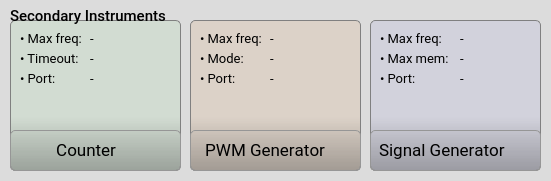
   <widget class="QGroupBox" name="groupBox_instr2">
    <property name="geometry">
     <rect>
      <x>240</x>
      <y>360</y>
      <width>551</width>
      <height>181</height>
     </rect>
    </property>
    <property name="sizePolicy">
     <sizepolicy hsizetype="Preferred" vsizetype="Expanding">
      <horstretch>0</horstretch>
      <verstretch>0</verstretch>
     </sizepolicy>
    </property>
    <property name="font">
     <font>
      <family>Roboto Medium</family>
      <pointsize>11</pointsize>
      <weight>50</weight>
      <italic>false</italic>
      <bold>false</bold>
      <kerning>true</kerning>
     </font>
    </property>
    <property name="styleSheet">
     <string notr="true">QGroupBox {background-color: rgb(220,220,220);border: 0px; border-radius: 5px;  margin-top: 0.5em;}; 
QGroupBox::title {subcontrol-origin: margin;left: 10px;padding: 0 3px 0 3px;}</string>
    </property>
    <property name="title">
     <string/>
    </property>
    <widget class="QGroupBox" name="groupBox_pwm">
     <property name="geometry">
      <rect>
       <x>190</x>
       <y>20</y>
       <width>171</width>
       <height>151</height>
      </rect>
     </property>
     <property name="font">
      <font>
       <family>Roboto</family>
       <pointsize>11</pointsize>
       <weight>50</weight>
       <italic>false</italic>
       <bold>false</bold>
       <kerning>true</kerning>
      </font>
     </property>
     <property name="styleSheet">
      <string notr="true">QGroupBox {
	background: qlineargradient(x1:0, y1:0, x2:0, y2:2, stop:0  rgb(220,200,180, 0.5), stop:0.32 rgb(220,200,180, 0.5), stop:1  rgb(0,0,0,1.0));
	border: 1px solid gray; border-radius: 5px;  margin-top: 0.5em;
}; 
QGroupBox::title {subcontrol-origin: margin;left: 10px;padding: 0 3px 0 3px;}
</string>
     </property>
     <property name="title">
      <string/>
     </property>
     <widget class="QPushButton" name="pushButton_pwm">
      <property name="geometry">
       <rect>
        <x>0</x>
        <y>110</y>
        <width>171</width>
        <height>41</height>
       </rect>
      </property>
      <property name="font">
       <font>
        <family>Roboto</family>
        <pointsize>13</pointsize>
        <weight>50</weight>
        <bold>false</bold>
        <kerning>false</kerning>
       </font>
      </property>
      <property name="styleSheet">
       <string notr="true">QPushButton {    
    padding: 0.2em 0.2em 0.3em 0.2em;
    border: 1px solid rgb(150, 150, 150);
	border-radius: 5px;
    background: qlineargradient(x1:0, y1:0, x2:0, y2:2,
                                  stop:0 #FFFFFF, stop:0.1 #FFFFFF, stop:1  #7B7B7B);
    color: black;
    text-align:left;
	padding-left:10px
}

QPushButton:hover:!pressed
{
	border: 1px solid rgb(150, 150, 150);
	border-radius: 5px;
 	background: #FFFFFF;
	color:#2f836a;
}

QPushButton:pressed
{
	border: 2px solid rgb(150, 150, 150);
	border-radius: 5px;
 	background: #AAAAAA;
	color:white;
}</string>
      </property>
      <property name="text">
       <string> PWM Generator</string>
      </property>
      <property name="icon">
       <iconset resource="../../resources/resources.qrc">
        <normaloff>:/main/img/pwm.png</normaloff>:/main/img/pwm.png</iconset>
      </property>
      <property name="iconSize">
       <size>
        <width>21</width>
        <height>21</height>
       </size>
      </property>
     </widget>
     <widget class="QLabel" name="label_19">
      <property name="geometry">
       <rect>
        <x>10</x>
        <y>10</y>
        <width>71</width>
        <height>16</height>
       </rect>
      </property>
      <property name="font">
       <font>
        <family>Roboto</family>
        <pointsize>10</pointsize>
        <weight>50</weight>
        <italic>false</italic>
        <bold>false</bold>
        <kerning>true</kerning>
       </font>
      </property>
      <property name="text">
       <string>• Max freq:</string>
      </property>
      <property name="textFormat">
       <enum>Qt::AutoText</enum>
      </property>
     </widget>
     <widget class="QLabel" name="label_35">
      <property name="geometry">
       <rect>
        <x>10</x>
        <y>50</y>
        <width>71</width>
        <height>16</height>
       </rect>
      </property>
      <property name="font">
       <font>
        <family>Roboto</family>
        <pointsize>10</pointsize>
        <weight>50</weight>
        <italic>false</italic>
        <bold>false</bold>
        <kerning>true</kerning>
       </font>
      </property>
      <property name="text">
       <string>• Port:</string>
      </property>
      <property name="textFormat">
       <enum>Qt::AutoText</enum>
      </property>
     </widget>
     <widget class="QLabel" name="label_pwm_pins">
      <property name="geometry">
       <rect>
        <x>80</x>
        <y>50</y>
        <width>81</width>
        <height>16</height>
       </rect>
      </property>
      <property name="font">
       <font>
        <family>Roboto</family>
        <pointsize>10</pointsize>
        <weight>50</weight>
        <italic>false</italic>
        <bold>false</bold>
        <kerning>true</kerning>
       </font>
      </property>
      <property name="text">
       <string>-</string>
      </property>
      <property name="textFormat">
       <enum>Qt::AutoText</enum>
      </property>
     </widget>
     <widget class="QLabel" name="label_pwm_freq">
      <property name="geometry">
       <rect>
        <x>80</x>
        <y>10</y>
        <width>81</width>
        <height>16</height>
       </rect>
      </property>
      <property name="font">
       <font>
        <family>Roboto</family>
        <pointsize>10</pointsize>
        <weight>50</weight>
        <italic>false</italic>
        <bold>false</bold>
        <kerning>true</kerning>
       </font>
      </property>
      <property name="text">
       <string>-</string>
      </property>
      <property name="textFormat">
       <enum>Qt::AutoText</enum>
      </property>
     </widget>
     <widget class="QLabel" name="label_pwm_mode">
      <property name="geometry">
       <rect>
        <x>80</x>
        <y>30</y>
        <width>81</width>
        <height>16</height>
       </rect>
      </property>
      <property name="font">
       <font>
        <family>Roboto</family>
        <pointsize>10</pointsize>
        <weight>50</weight>
        <italic>false</italic>
        <bold>false</bold>
        <kerning>true</kerning>
       </font>
      </property>
      <property name="text">
       <string>-</string>
      </property>
      <property name="textFormat">
       <enum>Qt::AutoText</enum>
      </property>
     </widget>
     <widget class="QLabel" name="label_33">
      <property name="geometry">
       <rect>
        <x>10</x>
        <y>30</y>
        <width>71</width>
        <height>16</height>
       </rect>
      </property>
      <property name="font">
       <font>
        <family>Roboto</family>
        <pointsize>10</pointsize>
        <weight>50</weight>
        <italic>false</italic>
        <bold>false</bold>
        <kerning>true</kerning>
       </font>
      </property>
      <property name="text">
       <string>• Mode:</string>
      </property>
      <property name="textFormat">
       <enum>Qt::AutoText</enum>
      </property>
     </widget>
    </widget>
    <widget class="QGroupBox" name="groupBox_sgen">
     <property name="geometry">
      <rect>
       <x>370</x>
       <y>20</y>
       <width>171</width>
       <height>151</height>
      </rect>
     </property>
     <property name="font">
      <font>
       <family>Roboto</family>
       <pointsize>11</pointsize>
       <weight>50</weight>
       <italic>false</italic>
       <bold>false</bold>
       <kerning>true</kerning>
      </font>
     </property>
     <property name="styleSheet">
      <string notr="true">QGroupBox {
	background: qlineargradient(x1:0, y1:0, x2:0, y2:2, stop:0  rgb(200,200,220, 0.5), stop:0.32 rgb(200,200,220, 0.5), stop:1  rgb(0,0,0,1.0));
	border: 1px solid gray; border-radius: 5px;  margin-top: 0.5em;
}; 
QGroupBox::title {subcontrol-origin: margin;left: 10px;padding: 0 3px 0 3px;}</string>
     </property>
     <property name="title">
      <string/>
     </property>
     <widget class="QPushButton" name="pushButton_sgen">
      <property name="geometry">
       <rect>
        <x>0</x>
        <y>110</y>
        <width>171</width>
        <height>41</height>
       </rect>
      </property>
      <property name="font">
       <font>
        <family>Roboto</family>
        <pointsize>13</pointsize>
        <weight>50</weight>
        <bold>false</bold>
        <kerning>false</kerning>
       </font>
      </property>
      <property name="styleSheet">
       <string notr="true">QPushButton {    
    padding: 0.2em 0.2em 0.3em 0.2em;
    border: 1px solid rgb(150, 150, 150);
	border-radius: 5px;
    background: qlineargradient(x1:0, y1:0, x2:0, y2:2,
                                  stop:0 #FFFFFF, stop:0.1 #FFFFFF, stop:1  #7B7B7B);
    color: black;
    text-align:left;
	padding-left:8px
}

QPushButton:hover:!pressed
{
	border: 1px solid rgb(150, 150, 150);;
	border-radius: 5px;
 	background: #FFFFFF;
	color:#2f836a;
}

QPushButton:pressed
{
	border: 2px solid rgb(150, 150, 150);
	border-radius: 5px;
 	background: #AAAAAA;
	color:white;
}</string>
      </property>
      <property name="text">
       <string>Signal Generator</string>
      </property>
      <property name="icon">
       <iconset resource="../../resources/resources.qrc">
        <normaloff>:/main/img/sgen2.png</normaloff>:/main/img/sgen2.png</iconset>
      </property>
      <property name="iconSize">
       <size>
        <width>22</width>
        <height>22</height>
       </size>
      </property>
     </widget>
     <widget class="QLabel" name="label_27">
      <property name="geometry">
       <rect>
        <x>10</x>
        <y>10</y>
        <width>71</width>
        <height>16</height>
       </rect>
      </property>
      <property name="font">
       <font>
        <family>Roboto</family>
        <pointsize>10</pointsize>
        <weight>50</weight>
        <italic>false</italic>
        <bold>false</bold>
        <kerning>true</kerning>
       </font>
      </property>
      <property name="text">
       <string>• Max freq:</string>
      </property>
      <property name="textFormat">
       <enum>Qt::AutoText</enum>
      </property>
     </widget>
     <widget class="QLabel" name="label_28">
      <property name="geometry">
       <rect>
        <x>10</x>
        <y>30</y>
        <width>71</width>
        <height>16</height>
       </rect>
      </property>
      <property name="font">
       <font>
        <family>Roboto</family>
        <pointsize>10</pointsize>
        <weight>50</weight>
        <italic>false</italic>
        <bold>false</bold>
        <kerning>true</kerning>
       </font>
      </property>
      <property name="text">
       <string>• Max mem:</string>
      </property>
      <property name="textFormat">
       <enum>Qt::AutoText</enum>
      </property>
     </widget>
     <widget class="QLabel" name="label_36">
      <property name="geometry">
       <rect>
        <x>10</x>
        <y>50</y>
        <width>71</width>
        <height>16</height>
       </rect>
      </property>
      <property name="font">
       <font>
        <family>Roboto</family>
        <pointsize>10</pointsize>
        <weight>50</weight>
        <italic>false</italic>
        <bold>false</bold>
        <kerning>true</kerning>
       </font>
      </property>
      <property name="text">
       <string>• Port:</string>
      </property>
      <property name="textFormat">
       <enum>Qt::AutoText</enum>
      </property>
     </widget>
     <widget class="QLabel" name="label_sgen_pins">
      <property name="geometry">
       <rect>
        <x>90</x>
        <y>50</y>
        <width>71</width>
        <height>16</height>
       </rect>
      </property>
      <property name="font">
       <font>
        <family>Roboto</family>
        <pointsize>10</pointsize>
        <weight>50</weight>
        <italic>false</italic>
        <bold>false</bold>
        <kerning>true</kerning>
       </font>
      </property>
      <property name="text">
       <string>-</string>
      </property>
      <property name="textFormat">
       <enum>Qt::AutoText</enum>
      </property>
     </widget>
     <widget class="QLabel" name="label_sgen_mem">
      <property name="geometry">
       <rect>
        <x>90</x>
        <y>30</y>
        <width>71</width>
        <height>16</height>
       </rect>
      </property>
      <property name="font">
       <font>
        <family>Roboto</family>
        <pointsize>10</pointsize>
        <weight>50</weight>
        <italic>false</italic>
        <bold>false</bold>
        <kerning>true</kerning>
       </font>
      </property>
      <property name="text">
       <string>-</string>
      </property>
      <property name="textFormat">
       <enum>Qt::AutoText</enum>
      </property>
     </widget>
     <widget class="QLabel" name="label_sgen_freq">
      <property name="geometry">
       <rect>
        <x>90</x>
        <y>10</y>
        <width>71</width>
        <height>16</height>
       </rect>
      </property>
      <property name="font">
       <font>
        <family>Roboto</family>
        <pointsize>10</pointsize>
        <weight>50</weight>
        <italic>false</italic>
        <bold>false</bold>
        <kerning>true</kerning>
       </font>
      </property>
      <property name="text">
       <string>-</string>
      </property>
      <property name="textFormat">
       <enum>Qt::AutoText</enum>
      </property>
     </widget>
    </widget>
    <widget class="QGroupBox" name="groupBox_cntr">
     <property name="geometry">
      <rect>
       <x>10</x>
       <y>20</y>
       <width>171</width>
       <height>151</height>
      </rect>
     </property>
     <property name="font">
      <font>
       <family>Roboto</family>
       <pointsize>11</pointsize>
       <weight>50</weight>
       <italic>false</italic>
       <bold>false</bold>
       <kerning>true</kerning>
      </font>
     </property>
     <property name="styleSheet">
      <string notr="true">QGroupBox {
	background: qlineargradient(x1:0, y1:0, x2:0, y2:2, stop:0  rgb(200,220,200, 0.5), stop:0.32 rgb(200,220,200, 0.5), stop:1  rgb(0,0,0,1.0));
	border: 1px solid gray; border-radius: 5px;  margin-top: 0.5em;
}; 
QGroupBox::title {subcontrol-origin: margin;left: 10px;padding: 0 3px 0 3px;}
</string>
     </property>
     <property name="title">
      <string/>
     </property>
     <widget class="QPushButton" name="pushButton_cntr">
      <property name="geometry">
       <rect>
        <x>0</x>
        <y>110</y>
        <width>171</width>
        <height>41</height>
       </rect>
      </property>
      <property name="font">
       <font>
        <family>Roboto</family>
        <pointsize>13</pointsize>
        <weight>50</weight>
        <bold>false</bold>
        <stylestrategy>PreferDefault</stylestrategy>
        <kerning>false</kerning>
       </font>
      </property>
      <property name="styleSheet">
       <string notr="true">QPushButton {    
    padding: 0.2em 0.2em 0.3em 0.2em;
    border: 1px solid rgb(150, 150, 150);
	border-radius: 5px;
    background: qlineargradient(x1:0, y1:0, x2:0, y2:2,
                                  stop:0 #FFFFFF, stop:0.1 #FFFFFF, stop:1  #7B7B7B);
    color: black;
    text-align:left;
	padding-left:41px
}

QPushButton:hover:!pressed
{
	border: 1px solid rgb(150, 150, 150);
	border-radius: 5px;
 	background: #FFFFFF;
	color:#2f836a;
}

QPushButton:pressed
{
	border: 2px solid rgb(150, 150, 150);
	border-radius: 5px;
 	background: #AAAAAA;
	color:white;
}</string>
      </property>
      <property name="text">
       <string> Counter</string>
      </property>
      <property name="icon">
       <iconset resource="../../resources/resources.qrc">
        <normaloff>:/main/img/cntr.png</normaloff>:/main/img/cntr.png</iconset>
      </property>
      <property name="iconSize">
       <size>
        <width>21</width>
        <height>21</height>
       </size>
      </property>
     </widget>
     <widget class="QLabel" name="label_37">
      <property name="geometry">
       <rect>
        <x>10</x>
        <y>50</y>
        <width>71</width>
        <height>16</height>
       </rect>
      </property>
      <property name="font">
       <font>
        <family>Roboto</family>
        <pointsize>10</pointsize>
        <weight>50</weight>
        <italic>false</italic>
        <bold>false</bold>
        <kerning>true</kerning>
       </font>
      </property>
      <property name="text">
       <string>• Port:</string>
      </property>
      <property name="textFormat">
       <enum>Qt::AutoText</enum>
      </property>
     </widget>
     <widget class="QLabel" name="label_32">
      <property name="geometry">
       <rect>
        <x>10</x>
        <y>10</y>
        <width>71</width>
        <height>16</height>
       </rect>
      </property>
      <property name="font">
       <font>
        <family>Roboto</family>
        <pointsize>10</pointsize>
        <weight>50</weight>
        <italic>false</italic>
        <bold>false</bold>
        <kerning>true</kerning>
       </font>
      </property>
      <property name="text">
       <string>• Max freq:</string>
      </property>
      <property name="textFormat">
       <enum>Qt::AutoText</enum>
      </property>
     </widget>
     <widget class="QLabel" name="label_34">
      <property name="geometry">
       <rect>
        <x>10</x>
        <y>30</y>
        <width>71</width>
        <height>16</height>
       </rect>
      </property>
      <property name="font">
       <font>
        <family>Roboto</family>
        <pointsize>10</pointsize>
        <weight>50</weight>
        <italic>false</italic>
        <bold>false</bold>
        <kerning>true</kerning>
       </font>
      </property>
      <property name="text">
       <string>• Timeout:</string>
      </property>
      <property name="textFormat">
       <enum>Qt::AutoText</enum>
      </property>
     </widget>
     <widget class="QLabel" name="label_cntr_maxf">
      <property name="geometry">
       <rect>
        <x>80</x>
        <y>10</y>
        <width>91</width>
        <height>16</height>
       </rect>
      </property>
      <property name="font">
       <font>
        <family>Roboto</family>
        <pointsize>10</pointsize>
        <weight>50</weight>
        <italic>false</italic>
        <bold>false</bold>
        <kerning>true</kerning>
       </font>
      </property>
      <property name="text">
       <string>-</string>
      </property>
      <property name="textFormat">
       <enum>Qt::AutoText</enum>
      </property>
     </widget>
     <widget class="QLabel" name="label_cntr_pins">
      <property name="geometry">
       <rect>
        <x>80</x>
        <y>50</y>
        <width>81</width>
        <height>16</height>
       </rect>
      </property>
      <property name="font">
       <font>
        <family>Roboto</family>
        <pointsize>10</pointsize>
        <weight>50</weight>
        <italic>false</italic>
        <bold>false</bold>
        <kerning>true</kerning>
       </font>
      </property>
      <property name="text">
       <string>-</string>
      </property>
      <property name="textFormat">
       <enum>Qt::AutoText</enum>
      </property>
     </widget>
     <widget class="QLabel" name="label_cntr_timeout">
      <property name="geometry">
       <rect>
        <x>80</x>
        <y>30</y>
        <width>81</width>
        <height>16</height>
       </rect>
      </property>
      <property name="font">
       <font>
        <family>Roboto</family>
        <pointsize>10</pointsize>
        <weight>50</weight>
        <italic>false</italic>
        <bold>false</bold>
        <kerning>true</kerning>
       </font>
      </property>
      <property name="text">
       <string>-</string>
      </property>
      <property name="textFormat">
       <enum>Qt::AutoText</enum>
      </property>
     </widget>
    </widget>
    <widget class="QLabel" name="label_titleSecondary">
     <property name="geometry">
      <rect>
       <x>10</x>
       <y>6</y>
       <width>171</width>
       <height>20</height>
      </rect>
     </property>
     <property name="font">
      <font>
       <family>Roboto Medium</family>
       <pointsize>11</pointsize>
      </font>
     </property>
     <property name="text">
      <string>Secondary Instruments</string>
     </property>
    </widget>
   </widget>
